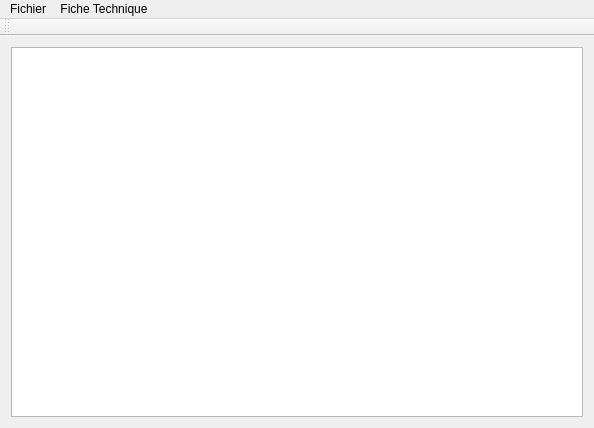
<?xml version="1.0" encoding="UTF-8"?>
<ui version="4.0">
 <class>MainWindow</class>
 <widget class="QMainWindow" name="MainWindow">
  <property name="geometry">
   <rect>
    <x>0</x>
    <y>0</y>
    <width>594</width>
    <height>428</height>
   </rect>
  </property>
  <property name="windowTitle">
   <string>MainWindow</string>
  </property>
  <widget class="QWidget" name="centralWidget">
   <layout class="QHBoxLayout" name="horizontalLayout">
    <item>
     <widget class="QTableWidget" name="tableWidget"/>
    </item>
   </layout>
  </widget>
  <widget class="QMenuBar" name="menuBar">
   <property name="geometry">
    <rect>
     <x>0</x>
     <y>0</y>
     <width>594</width>
     <height>19</height>
    </rect>
   </property>
   <widget class="QMenu" name="menuFichier">
    <property name="title">
     <string>Fichier</string>
    </property>
    <addaction name="separator"/>
    <addaction name="separator"/>
    <addaction name="separator"/>
    <addaction name="actionQuitter"/>
   </widget>
   <widget class="QMenu" name="menuFiche_Technique">
    <property name="title">
     <string>Fiche Technique</string>
    </property>
    <addaction name="actionOuvrir"/>
    <addaction name="actionEnregistrer_sous"/>
    <addaction name="separator"/>
    <addaction name="actionAjouter"/>
    <addaction name="actionSupprimer"/>
   </widget>
   <addaction name="menuFichier"/>
   <addaction name="menuFiche_Technique"/>
  </widget>
  <widget class="QToolBar" name="mainToolBar">
   <attribute name="toolBarArea">
    <enum>TopToolBarArea</enum>
   </attribute>
   <attribute name="toolBarBreak">
    <bool>false</bool>
   </attribute>
  </widget>
  <action name="actionOuvrir">
   <property name="text">
    <string>Ouvrir</string>
   </property>
  </action>
  <action name="actionEnregistrer_sous">
   <property name="text">
    <string>Enregistrer sous</string>
   </property>
  </action>
  <action name="actionQuitter">
   <property name="text">
    <string>Quitter</string>
   </property>
  </action>
  <action name="actionAjouter">
   <property name="text">
    <string>Ajouter</string>
   </property>
  </action>
  <action name="actionSupprimer">
   <property name="text">
    <string>Supprimer</string>
   </property>
  </action>
 </widget>
 <layoutdefault spacing="6" margin="11"/>
 <resources/>
 <connections/>
</ui>
